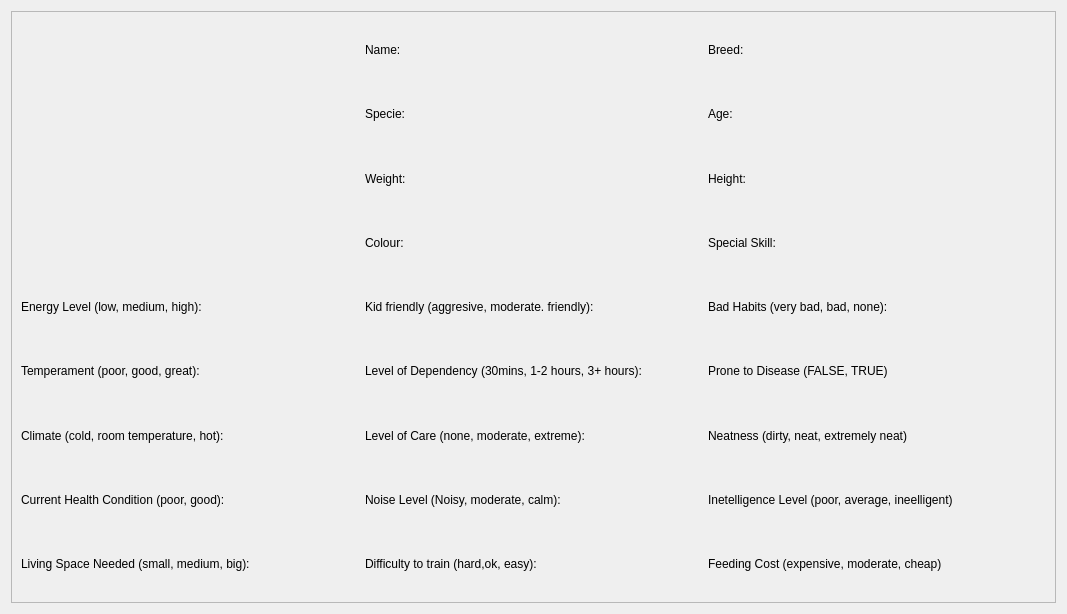
<?xml version="1.0" encoding="UTF-8"?>
<ui version="4.0">
 <class>AnimalProfileDialog</class>
 <widget class="QDialog" name="AnimalProfileDialog">
  <property name="geometry">
   <rect>
    <x>0</x>
    <y>0</y>
    <width>1067</width>
    <height>614</height>
   </rect>
  </property>
  <property name="windowTitle">
   <string>Dialog</string>
  </property>
  <layout class="QGridLayout" name="gridLayout">
   <item row="0" column="0">
    <widget class="QScrollArea" name="scrollArea">
     <property name="widgetResizable">
      <bool>true</bool>
     </property>
     <widget class="QWidget" name="scrollAreaWidgetContents_3">
      <property name="geometry">
       <rect>
        <x>0</x>
        <y>0</y>
        <width>1047</width>
        <height>594</height>
       </rect>
      </property>
      <layout class="QGridLayout" name="gridLayout_2">
       <item row="20" column="3">
        <widget class="QLabel" name="intelligence_level">
         <property name="text">
          <string>Inetelligence Level (poor, average, ineelligent)</string>
         </property>
        </widget>
       </item>
       <item row="21" column="2">
        <widget class="QLabel" name="difficulty_to_train">
         <property name="text">
          <string>Difficulty to train (hard,ok, easy):</string>
         </property>
        </widget>
       </item>
       <item row="21" column="3">
        <widget class="QLabel" name="feeding_cost">
         <property name="text">
          <string>Feeding Cost (expensive, moderate, cheap)</string>
         </property>
        </widget>
       </item>
       <item row="0" column="3">
        <widget class="QLabel" name="breed">
         <property name="text">
          <string>Breed:</string>
         </property>
        </widget>
       </item>
       <item row="12" column="2">
        <widget class="QLabel" name="kid_friendly">
         <property name="text">
          <string>Kid friendly (aggresive, moderate. friendly):</string>
         </property>
        </widget>
       </item>
       <item row="20" column="2">
        <widget class="QLabel" name="noise_level">
         <property name="text">
          <string>Noise Level (Noisy, moderate, calm):</string>
         </property>
        </widget>
       </item>
       <item row="18" column="2">
        <widget class="QLabel" name="level_of_care_needed">
         <property name="text">
          <string>Level of Care (none, moderate, extreme):</string>
         </property>
        </widget>
       </item>
       <item row="18" column="0">
        <widget class="QLabel" name="climate">
         <property name="text">
          <string>Climate (cold, room temperature, hot):</string>
         </property>
        </widget>
       </item>
       <item row="13" column="3">
        <widget class="QLabel" name="prone_to_disease">
         <property name="text">
          <string>Prone to Disease (FALSE, TRUE)</string>
         </property>
        </widget>
       </item>
       <item row="18" column="3">
        <widget class="QLabel" name="neatness">
         <property name="text">
          <string>Neatness (dirty, neat, extremely neat)</string>
         </property>
        </widget>
       </item>
       <item row="20" column="0">
        <widget class="QLabel" name="current_health_condition">
         <property name="text">
          <string>Current Health Condition (poor, good):</string>
         </property>
        </widget>
       </item>
       <item row="12" column="0">
        <widget class="QLabel" name="energy_level">
         <property name="text">
          <string>Energy Level (low, medium, high):</string>
         </property>
        </widget>
       </item>
       <item row="0" column="2">
        <widget class="QLabel" name="name">
         <property name="text">
          <string>Name:</string>
         </property>
        </widget>
       </item>
       <item row="1" column="3">
        <widget class="QLabel" name="age">
         <property name="text">
          <string>Age:</string>
         </property>
        </widget>
       </item>
       <item row="2" column="2">
        <widget class="QLabel" name="weight">
         <property name="text">
          <string>Weight:</string>
         </property>
        </widget>
       </item>
       <item row="13" column="0">
        <widget class="QLabel" name="temperament">
         <property name="text">
          <string>Temperament (poor, good, great):</string>
         </property>
        </widget>
       </item>
       <item row="21" column="0">
        <widget class="QLabel" name="living_space_needed">
         <property name="text">
          <string>Living Space Needed (small, medium, big):</string>
         </property>
        </widget>
       </item>
       <item row="1" column="2">
        <widget class="QLabel" name="specie">
         <property name="text">
          <string>Specie:</string>
         </property>
        </widget>
       </item>
       <item row="2" column="3">
        <widget class="QLabel" name="height">
         <property name="text">
          <string>Height:</string>
         </property>
        </widget>
       </item>
       <item row="13" column="2">
        <widget class="QLabel" name="level_of_dependency">
         <property name="text">
          <string>Level of Dependency (30mins, 1-2 hours, 3+ hours):</string>
         </property>
        </widget>
       </item>
       <item row="12" column="3">
        <widget class="QLabel" name="bad_habits">
         <property name="text">
          <string>Bad Habits (very bad, bad, none):</string>
         </property>
        </widget>
       </item>
       <item row="0" column="0" rowspan="4">
        <widget class="QWidget" name="image" native="true"/>
       </item>
       <item row="3" column="2">
        <widget class="QLabel" name="colour">
         <property name="text">
          <string>Colour:</string>
         </property>
        </widget>
       </item>
       <item row="3" column="3">
        <widget class="QLabel" name="special_skill">
         <property name="text">
          <string>Special Skill:</string>
         </property>
        </widget>
       </item>
      </layout>
     </widget>
    </widget>
   </item>
  </layout>
 </widget>
 <resources/>
 <connections/>
</ui>
